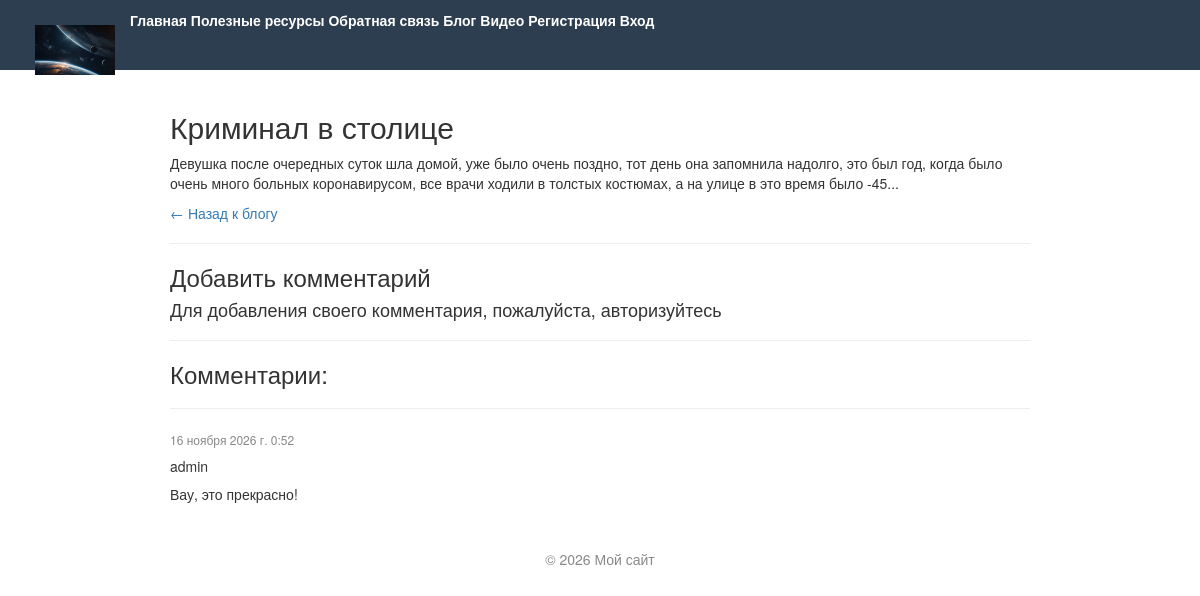
Page /blog/1/ on the committed database.
### main/models.py (models this page shows, shortened)
class Blog(models.Model):
    title = models.CharField(max_length=100, unique=True, verbose_name="Заголовок")
    short_description = models.CharField(max_length=255, verbose_name="Краткое содержание")
    content = models.TextField(verbose_name="Полное содержание")
    posted = models.DateTimeField(default=datetime.now, db_index=True, verbose_name="Опубликована")
    author = models.ForeignKey(User, null=True, blank=True, on_delete=models.SET_NULL, verbose_name="Автор")
    image = models.ImageField(upload_to='blog_images/', blank=True, null=True, verbose_name="Картинка")

class Comment(models.Model):
    text = models.TextField(verbose_name="Текст комментария")
    date = models.DateTimeField(default=datetime.now, verbose_name="Дата добавления")
    author = models.ForeignKey(User, on_delete=models.CASCADE, verbose_name="Автор")
    post = models.ForeignKey(Blog, on_delete=models.CASCADE, verbose_name="Статья")
    class Meta:
        verbose_name = 'Комментарий'
        verbose_name_plural = 'Комментарии'
        ordering = ['-date'] # Сортировка: новые сверху

### main/views.py (the view)
# urls.py: path('blog/<int:parametr>/', views.blogpost, name='blogpost'), # <parametr> - ID статьи
def blogpost(request, parametr):
    post_1 = Blog.objects.get(id=parametr)
    comments = Comment.objects.filter(post=parametr)
    if request.method == "POST":
        form = CommentForm(request.POST)
        if form.is_valid():
            comment_f = form.save(commit=False)
            comment_f.author = request.user
            comment_f.date = datetime.now()
            comment_f.post = post_1
            comment_f.save()
            return redirect('blogpost', parametr=post_1.id)
    else:
        form = CommentForm()
    return render(request, 'main/blogpost.html', {
        'post_1': post_1,
        'comments': comments,
        'form': form,
        'year': datetime.now().year,
    })

### main/templates/main/blogpost.html (shortened to what this page needs)
{% extends "main/layout.html" %}
{% block content %}
    <h2>{{ post_1.title }}</h2>
    <p>{{ post_1.content|linebreaksbr }}</p>
    <p><a href="{% url 'blog' %}">← Назад к блогу</a></p>
    <hr/>
    <h3>Добавить комментарий</h3>
    {% if user.is_authenticated %}
        <form method="POST">
            {% csrf_token %}
            <div>
                {{ form.as_p }}
                <button type="submit" class="save btn btn-default">Отправить комментарий</button>
            </div>
        </form>
    {% else %}
        <h4>Для добавления своего комментария, пожалуйста, авторизуйтесь</h4>
    {% endif %}
    <hr/>
    <h3>Комментарии:</h3>
    {% for comment in comments %}
        <hr/>
        <h7>{{ comment.date }}</h7>
        <h5>{{ comment.author }}</h5>
        <p>{{ comment.text|linebreaksbr }}</p>
    {% empty %}
        <p>Комментариев пока нет. Будьте первым!</p>
    {% endfor %}
{% endblock %}

### main/templates/main/layout.html (shortened to what this page needs)
{% load static %}
<!DOCTYPE html>
<html lang="ru">
<head>
    <link rel="stylesheet" href="{% static 'main/content/site.css' %}">
    <link rel="stylesheet" href="https://cdn.jsdelivr.net/npm/bootstrap@3.4.1/dist/css/bootstrap.min.css">
</head>
<body>
    <header>
        <a href="/" class="navbar-brand">
            <img src="{% static 'main/content/logo.png' %}" alt="logo" height="50">
        </a>
        <nav>
            <a href="/">Главная</a>
            <a href="{% url 'links' %}">Полезные ресурсы</a>
            <a href="{% url 'pool' %}">Обратная связь</a>
            <a href="{% url 'blog' %}">Блог</a>
            <a href="{% url 'videopost' %}">Видео</a>
            {% if user.is_authenticated %}
                <span style="margin-left: 20px; color: #ffffff;">Привет, {{ user.username }}!</span>
                {% if user.is_superuser %}
                    <a href="{% url 'newpost' %}">Добавить статью</a>
                {% endif %}
                <form action="{% url 'logout' %}" method="post" style="display:inline;">
                    {% csrf_token %}
                    <button type="submit" style="background:none; border:none; color:#ffffff; cursor:pointer; text-decoration:underline; font-size: inherit; padding: 0; margin-left: 10px;">Выйти</button>
                </form>
            {% else %}
                <a href="{% url 'registration' %}">Регистрация</a>
                <a href="{% url 'login' %}">Вход</a>
            {% endif %}
        </nav>
    </header>
    <main>
        {% block content %}{% endblock %}
    </main>
    <footer>
        <p>© 2026 Мой сайт</p>
    </footer>
</body>
</html>

### main/static/main/content/site.css (style rules this page uses)
body { font-family: Arial, sans-serif; margin: 0; padding-top: 70px; background: #f7f7f7; }
header { position: fixed; top: 0; left: 0; right: 0; background: #2c3e50; padding: 10px 20px; display: flex; align-items: center; gap: 20px; }
header a { color: #fff; text-decoration: none; font-weight: bold; }
main { max-width: 900px; margin: 0 auto; padding: 20px; background: #fff; }
footer { text-align: center; padding: 15px; color: #888; }
h5 { color: #1b3a63; font-weight: bold; }
h7 { color: #888; font-size: 12px; }

### rows in the picture
Blog: title "Криминал в столице", content "Девушка после очередных суток шла домой, уже было очень поздно, тот день она запомнила надолго, это был год, когда было очень много больных коронавирусом, все врачи ходили в толстых костюмах, а на улице в это время было -45..."
Comment: date "16 ноября 2026 г. 0:52", author "admin", text "Вау, это прекрасно!"
